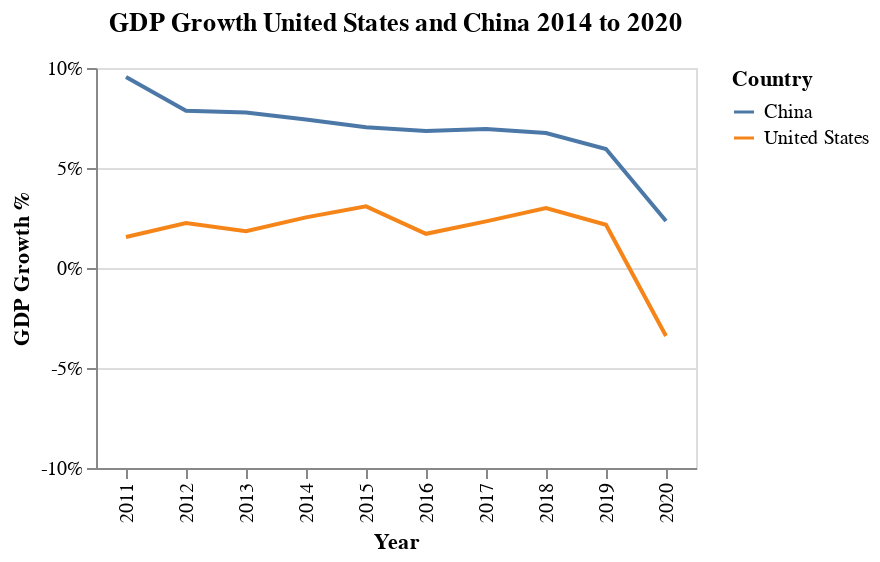

This figure's notebook cell:
### Code cell
gdp     = my_altair.get_time_series_gdp_compare_chart_form_matrix(source_country,target_country)
gdp
